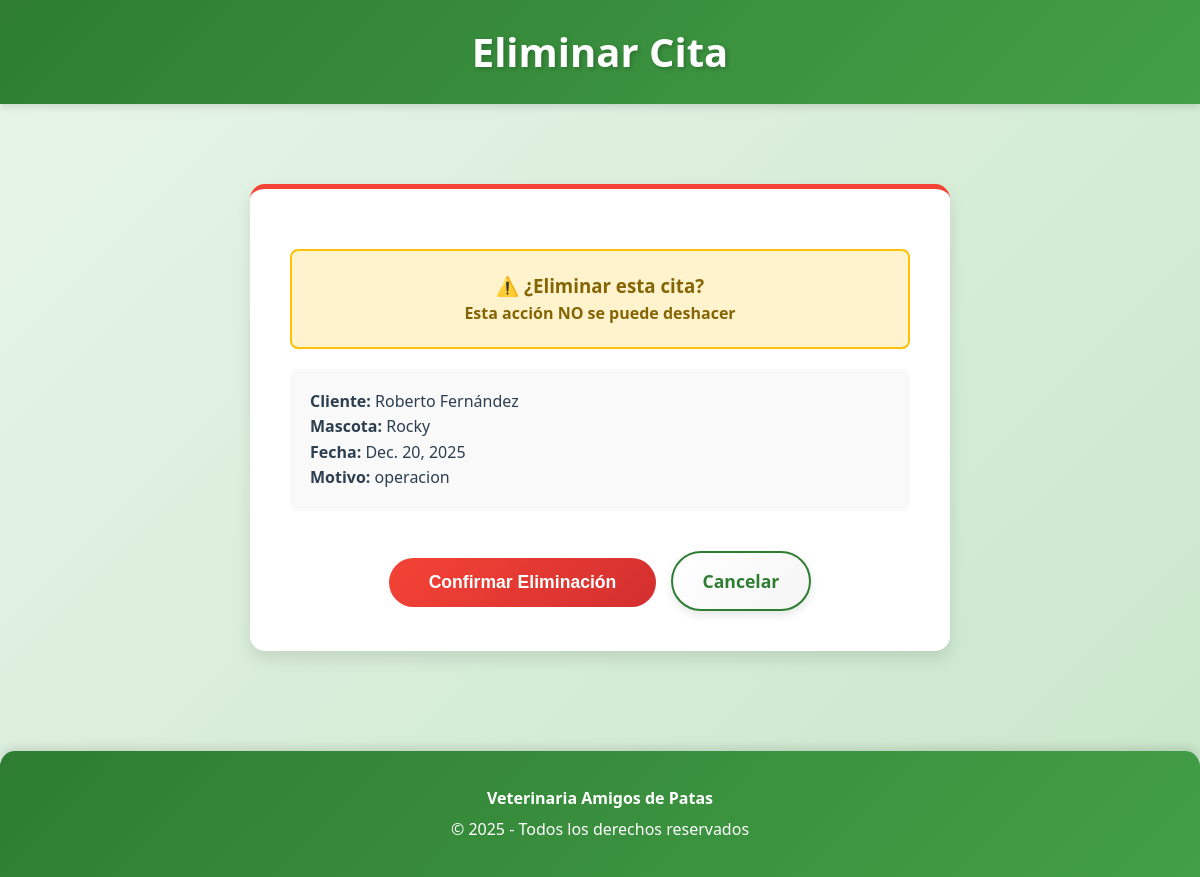
Page /citas/eliminar/15/ (signed in) on the committed database.
### appVeterinaria/models.py (models this page shows, shortened)
class CitaMascota(models.Model):
    MOTIVO_CHOICES = [
        ('control', 'Control'),
        ('urgencia', 'Urgencia'),
        ('rutina', 'Rutina'),
        ('primer_control', 'Primer Control'),
        ('operacion', 'Operación'),
    ]
    dato_cliente = models.ForeignKey('ClienteVet', on_delete=models.CASCADE)
    dato_mascota = models.ForeignKey('Mascota', on_delete=models.CASCADE)
    fecha_cita = models.DateField()
    motivo_cita = models.CharField(max_length=100, choices=MOTIVO_CHOICES)
    remedio_cita = models.ManyToManyField(Remedio, blank=True)  # Permite múltiples remedios o ninguno
    veterinario = models.ForeignKey('Veterinario', on_delete=models.SET_NULL, null=True, blank=True)

class ClienteVet(models.Model):
    nombre = models.CharField(
        max_length=60,
        validators=[RegexValidator(
            regex=r'^[a-zA-ZáéíóúÁÉÍÓÚñÑ\s]+$',
            message="El nombre solo puede contener letras y espacios.")]
    )
    apellido = models.CharField(
        max_length=45,
        validators=[RegexValidator(
            regex=r'^[a-zA-ZáéíóúÁÉÍÓÚñÑ\s]+$',
            message="El apellido solo puede contener letras y espacios.")]
    )
    telefono = models.CharField(
        max_length=12,
        validators=[RegexValidator(
            regex=r'^\d{9,12}$',
            message="El teléfono debe contener entre 9 y 12 dígitos.")]
    )
    email = models.EmailField(
        max_length=80,
        unique=True,
        error_messages={"unique": "Este correo electrónico ya está registrado."}
    )
    rut = models.CharField(
        max_length=13,
        unique=True,
        validators=[RegexValidator(
            regex=r'^\d{1,2}\.\d{3}\.\d{3}-[\dkK]$',
            message="El RUT debe tener el formato 12.345.678-K.")]
    )
    direccion = models.CharField(
        max_length=200,
        validators=[MinLengthValidator(10, "La dirección debe tener al menos 10 caracteres.")]
    )

class Mascota(models.Model):
    SEXO_CHOICES = [('Macho', 'Macho'), ('Hembra', 'Hembra')]
    ESPECIE_CHOICES = [('Perro', 'Perro'), ('Gato', 'Gato'), ('Otro', 'Otro')]
    nombre_mascota = models.CharField(max_length=50)
    sexo_mascota = models.CharField(max_length=10, choices=SEXO_CHOICES)
    edad_mascota = models.IntegerField(
        validators=[
            MinValueValidator(0, message="Edad inválida."),
            MaxValueValidator(30, message="Edad inválida.")
        ]
    )
    especie_mascota = models.CharField(max_length=60, choices=ESPECIE_CHOICES)
    raza_mascota = models.CharField(max_length=30)

### appVeterinaria/views.py (the view)
# urls.py: path('citas/eliminar/<int:cita_id>/', views.eliminar_cita, name='eliminar_cita'),
def eliminar_cita(request, cita_id):
    if not tiene_permiso(request, 'citas'):
        messages.error(request, 'No tienes permiso para realizar esta acción.')
        return redirect('inicio')
    try:
        cita = CitaMascota.objects.get(id=cita_id)
    except CitaMascota.DoesNotExist:
        messages.error(request, 'La cita no existe.')
        return redirect('citas')
    if request.method == 'POST':
        cita.delete()
        messages.success(request, 'Cita eliminada exitosamente.')
        return redirect('citas')
    return render(request, 'appVeterinaria/eliminar_cita.html', {'cita': cita})

### appVeterinaria/views.py (called while the page is built)
def usuario_logueado(request):
    return request.session.get('user_logged', False)

def tiene_permiso(request, modulo):
    if not usuario_logueado(request):
        return False
    rol = request.session.get('rol', '')
    permisos = PERMISOS_ROL.get(rol, [])
    return modulo in permisos

### templates/appVeterinaria/eliminar_cita.html (shortened to what this page needs)
<!DOCTYPE html>
<html lang="es">
<head>
    {% load static %}
    <link rel="stylesheet" href="{% static 'css/styles.css' %}">
</head>
<body>
    <header class="main-header">
        <h1>Eliminar Cita</h1>
    </header>
    <div class="content">
        <div class="confirmation-container">
            <div class="warning-box">
                <h3 style="color: #856404;">⚠️ ¿Eliminar esta cita?</h3>
                <p style="color: #856404; font-weight: bold;">Esta acción NO se puede deshacer</p>
            </div>
            <div style="background-color: #f9f9f9; padding: 20px; border-radius: 8px; margin: 20px 0;">
                <p><strong>Cliente:</strong> {{ cita.dato_cliente.nombre }} {{ cita.dato_cliente.apellido }}</p>
                <p><strong>Mascota:</strong> {{ cita.dato_mascota.nombre_mascota }}</p>
                <p><strong>Fecha:</strong> {{ cita.fecha_cita }}</p>
                <p><strong>Motivo:</strong> {{ cita.motivo_cita }}</p>
            </div>
            <form method="post" style="text-align: center;">
                <button type="submit" class="btn-danger" onclick="return confirm('⚠️ ¿Confirmas la eliminación?');">Confirmar Eliminación</button>
                <a href="{% url 'citas' %}" class="btn-menu">Cancelar</a>
            </form>
        </div>
    </div>
    <div class="footer">
        <p><strong>Veterinaria Amigos de Patas</strong></p>
        <p>&copy; 2025 - Todos los derechos reservados</p>
    </div>
</body>
</html>

### static/css/styles.css (style rules this page uses)
:root { --primary-green: #2e7d32; --secondary-green: #43a047; --light-green: #66bb6a; --very-light-green: #c8e6c9; --background-green: #e8f5e9; --dark-green: #1b5e20; --accent-orange: #ff9800; --white: #ffffff; --text-dark: #2c3e50; --shadow: rgba(0, 0, 0, 0.1); --shadow-hover: rgba(0, 0, 0, 0.2); }
* { margin: 0; padding: 0; box-sizing: border-box; }
body { font-family: 'Segoe UI', Tahoma, Geneva, Verdana, sans-serif; background: linear-gradient(135deg, #e8f5e9 0%, #c8e6c9 100%); color: var(--text-dark); line-height: 1.6; min-height: 100vh; }
.main-header { background: linear-gradient(135deg, var(--primary-green) 0%, var(--secondary-green) 100%); padding: 20px; color: var(--white); box-shadow: 0 4px 6px var(--shadow); position: sticky; top: 0; z-index: 100; }
.main-header h1 { display: flex; align-items: center; justify-content: center; font-size: 2.5em; margin: 0; text-shadow: 2px 2px 4px rgba(0, 0, 0, 0.2); animation: slideDown 0.5s ease-out; }
.content { max-width: 1200px; margin: 30px auto; padding: 20px; animation: fadeIn 0.6s ease-out; }
.btn-menu { display: inline-block; padding: 14px 30px; background: linear-gradient(135deg, var(--white) 0%, #f5f5f5 100%); color: var(--primary-green); text-align: center; text-decoration: none; border: 2px solid var(--primary-green); border-radius: 30px; font-size: 1.1em; font-weight: bold; transition: all 0.3s ease; margin-top: 20px; box-shadow: 0 4px 8px var(--shadow); }
.footer { text-align: center; margin-top: 50px; padding: 30px 20px; background: linear-gradient(135deg, var(--primary-green) 0%, var(--secondary-green) 100%); color: var(--white); border-radius: 15px 15px 0 0; box-shadow: 0 -4px 8px var(--shadow); }
.footer p { margin: 5px 0; font-size: 1em; }

### templates/appVeterinaria/eliminar_cita.html (style rules this page uses)
.confirmation-container { max-width: 700px; margin: 30px auto; background: var(--white); padding: 40px; border-radius: 15px; box-shadow: 0 8px 16px var(--shadow); border-top: 5px solid #f44336; }
.warning-box { background-color: #fff3cd; border: 2px solid #ffc107; border-radius: 8px; padding: 20px; margin: 20px 0; text-align: center; }
.btn-danger { display: inline-block; padding: 14px 40px; background: linear-gradient(135deg, #f44336 0%, #d32f2f 100%); color: var(--white); border: none; border-radius: 30px; font-size: 1.1em; font-weight: bold; cursor: pointer; margin-right: 10px; }

### rows in the picture
CitaMascota: dato_cliente.nombre "Roberto", dato_cliente.apellido "Fernández", dato_mascota.nombre_mascota "Rocky", fecha_cita "Dec. 20, 2025", motivo_cita "operacion"
